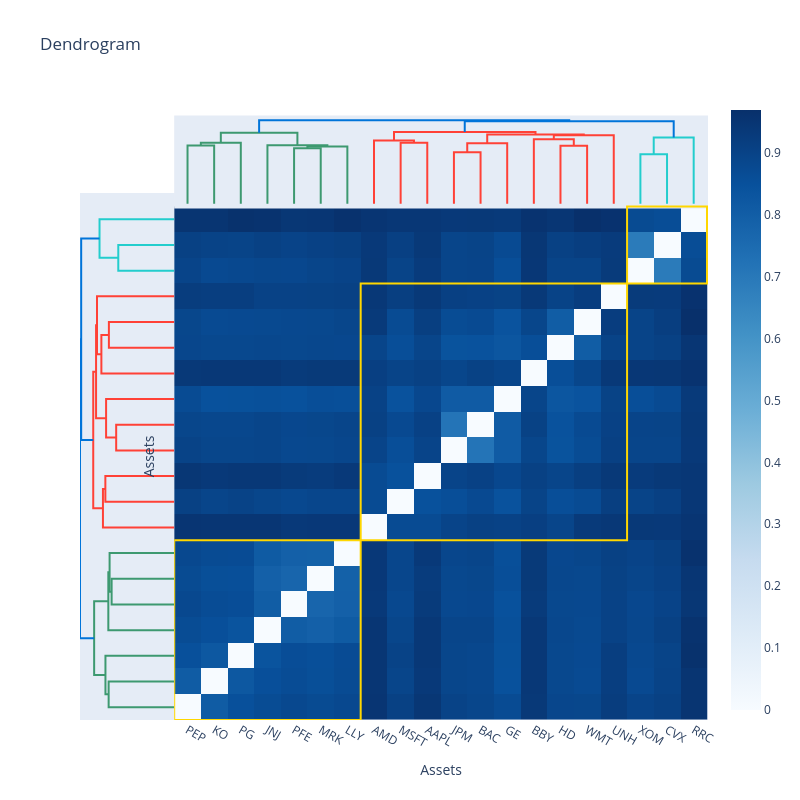

The notebook cell this image was saved under:
### Code cell
model3 = NestedClustersOptimization(
    inner_estimator=inner_estimator,
    outer_estimator=outer_estimator,
    distance_estimator=KendallDistance(absolute=True),
    n_jobs=-1,
    portfolio_params=dict(name="NCO-3"),
)
model3.fit(X_train)
model3.clustering_estimator_.plot_dendrogram(heatmap=True)

### Figure 1 — Plotly figure (JSON) as saved in the notebook; plotly's stock layout.template omitted (floating-point values rounded to 4 significant figures; data arrays with more than 128 entries replaced by an {"elided": "..."} marker saying what was removed)
{"data": [{"hoverinfo": "text", "marker": {"color": "rgb(61,153,112)"}, "mode": "lines", "type": "scatter", "x": [5, 5, 15, 15], "xaxis": "x", "y": [0, 0.8071, 0.8071, 0], "yaxis": "y2"}, {"hoverinfo": "text", "marker": {"color": "rgb(61,153,112)"}, "mode": "lines", "type": "scatter", "x": [10, 10, 25, 25], "xaxis": "x", "y": [0.8071, 0.8463, 0.8463, 0], "yaxis": "y2"}, {"hoverinfo": "text", "marker": {"color": "rgb(61,153,112)"}, "mode": "lines", "type": "scatter", "x": [45, 45, 55, 55], "xaxis": "x", "y": [0, 0.7703, 0.7703, 0], "yaxis": "y2"}, {"hoverinfo": "text", "marker": {"color": "rgb(61,153,112)"}, "mode": "lines", "type": "scatter", "x": [50, 50, 65, 65], "xaxis": "x", "y": [0.7703, 0.7954, 0.7954, 0], "yaxis": "y2"}, {"hoverinfo": "text", "marker": {"color": "rgb(61,153,112)"}, "mode": "lines", "type": "scatter", "x": [35, 35, 57.5, 57.5], "xaxis": "x", "y": [0, 0.8109, 0.8109, 0.7954], "yaxis": "y2"}, {"hoverinfo": "text", "marker": {"color": "rgb(61,153,112)"}, "mode": "lines", "type": "scatter", "x": [17.5, 17.5, 46.25, 46.25], "xaxis": "x", "y": [0.8463, 0.9855, 0.9855, 0.8109], "yaxis": "y2"}, {"hoverinfo": "text", "marker": {"color": "rgb(255,65,54)"}, "mode": "lines", "type": "scatter", "x": [85, 85, 95, 95], "xaxis": "x", "y": [0, 0.8474, 0.8474, 0], "yaxis": "y2"}, {"hoverinfo": "text", "marker": {"color": "rgb(255,65,54)"}, "mode": "lines", "type": "scatter", "x": [75, 75, 90, 90], "xaxis": "x", "y": [0, 0.8773, 0.8773, 0.8474], "yaxis": "y2"}, {"hoverinfo": "text", "marker": {"color": "rgb(255,65,54)"}, "mode": "lines", "type": "scatter", "x": [105, 105, 115, 115], "xaxis": "x", "y": [0, 0.7142, 0.7142, 0], "yaxis": "y2"}, {"hoverinfo": "text", "marker": {"color": "rgb(255,65,54)"}, "mode": "lines", "type": "scatter", "x": [110, 110, 125, 125], "xaxis": "x", "y": [0.7142, 0.8383, 0.8383, 0], "yaxis": "y2"}, {"hoverinfo": "text", "marker": {"color": "rgb(255,65,54)"}, "mode": "lines", "type": "scatter", "x": [145, 145, 155, 155], "xaxis": "x", "y": [0, 0.8039, 0.8039, 0], "yaxis": "y2"}, {"hoverinfo": "text", "marker": {"color": "rgb(255,65,54)"}, "mode": "lines", "type": "scatter", "x": [135, 135, 150, 150], "xaxis": "x", "y": [0, 0.8965, 0.8965, 0.8039], "yaxis": "y2"}, {"hoverinfo": "text", "marker": {"color": "rgb(255,65,54)"}, "mode": "lines", "type": "scatter", "x": [142.5, 142.5, 165, 165], "xaxis": "x", "y": [0.8965, 0.9501, 0.9501, 0], "yaxis": "y2"}, {"hoverinfo": "text", "marker": {"color": "rgb(255,65,54)"}, "mode": "lines", "type": "scatter", "x": [117.5, 117.5, 153.8, 153.8], "xaxis": "x", "y": [0.8383, 0.9618, 0.9618, 0.9501], "yaxis": "y2"}, {"hoverinfo": "text", "marker": {"color": "rgb(255,65,54)"}, "mode": "lines", "type": "scatter", "x": [82.5, 82.5, 135.6, 135.6], "xaxis": "x", "y": [0.8773, 0.9966, 0.9966, 0.9618], "yaxis": "y2"}, {"hoverinfo": "text", "marker": {"color": "rgb(35,205,205)"}, "mode": "lines", "type": "scatter", "x": [175, 175, 185, 185], "xaxis": "x", "y": [0, 0.6883, 0.6883, 0], "yaxis": "y2"}, {"hoverinfo": "text", "marker": {"color": "rgb(35,205,205)"}, "mode": "lines", "type": "scatter", "x": [180, 180, 195, 195], "xaxis": "x", "y": [0.6883, 0.9191, 0.9191, 0], "yaxis": "y2"}, {"hoverinfo": "text", "marker": {"color": "rgb(0,116,217)"}, "mode": "lines", "type": "scatter", "x": [109.1, 109.1, 187.5, 187.5], "xaxis": "x", "y": [0.9966, 1.145, 1.145, 0.9191], "yaxis": "y2"}, {"hoverinfo": "text", "marker": {"color": "rgb(0,116,217)"}, "mode": "lines", "type": "scatter", "x": [31.88, 31.88, 148.3, 148.3], "xaxis": "x", "y": [0.9855, 1.16, 1.16, 1.145], "yaxis": "y2"}, {"hoverinfo": "text", "marker": {"color": "rgb(61,153,112)"}, "mode": "lines", "type": "scatter", "x": [0, -0.8071, -0.8071, 0], "xaxis": "x2", "y": [5, 5, 15, 15], "yaxis": "y"}, {"hoverinfo": "text", "marker": {"color": "rgb(61,153,112)"}, "mode": "lines", "type": "scatter", "x": [-0.8071, -0.8463, -0.8463, 0], "xaxis": "x2", "y": [10, 10, 25, 25], "yaxis": "y"}, {"hoverinfo": "text", "marker": {"color": "rgb(61,153,112)"}, "mode": "lines", "type": "scatter", "x": [0, -0.7703, -0.7703, 0], "xaxis": "x2", "y": [45, 45, 55, 55], "yaxis": "y"}, {"hoverinfo": "text", "marker": {"color": "rgb(61,153,112)"}, "mode": "lines", "type": "scatter", "x": [-0.7703, -0.7954, -0.7954, 0], "xaxis": "x2", "y": [50, 50, 65, 65], "yaxis": "y"}, {"hoverinfo": "text", "marker": {"color": "rgb(61,153,112)"}, "mode": "lines", "type": "scatter", "x": [0, -0.8109, -0.8109, -0.7954], "xaxis": "x2", "y": [35, 35, 57.5, 57.5], "yaxis": "y"}, {"hoverinfo": "text", "marker": {"color": "rgb(61,153,112)"}, "mode": "lines", "type": "scatter", "x": [-0.8463, -0.9855, -0.9855, -0.8109], "xaxis": "x2", "y": [17.5, 17.5, 46.25, 46.25], "yaxis": "y"}, {"hoverinfo": "text", "marker": {"color": "rgb(255,65,54)"}, "mode": "lines", "type": "scatter", "x": [0, -0.8474, -0.8474, 0], "xaxis": "x2", "y": [85, 85, 95, 95], "yaxis": "y"}, {"hoverinfo": "text", "marker": {"color": "rgb(255,65,54)"}, "mode": "lines", "type": "scatter", "x": [0, -0.8773, -0.8773, -0.8474], "xaxis": "x2", "y": [75, 75, 90, 90], "yaxis": "y"}, {"hoverinfo": "text", "marker": {"color": "rgb(255,65,54)"}, "mode": "lines", "type": "scatter", "x": [0, -0.7142, -0.7142, 0], "xaxis": "x2", "y": [105, 105, 115, 115], "yaxis": "y"}, {"hoverinfo": "text", "marker": {"color": "rgb(255,65,54)"}, "mode": "lines", "type": "scatter", "x": [-0.7142, -0.8383, -0.8383, 0], "xaxis": "x2", "y": [110, 110, 125, 125], "yaxis": "y"}, {"hoverinfo": "text", "marker": {"color": "rgb(255,65,54)"}, "mode": "lines", "type": "scatter", "x": [0, -0.8039, -0.8039, 0], "xaxis": "x2", "y": [145, 145, 155, 155], "yaxis": "y"}, {"hoverinfo": "text", "marker": {"color": "rgb(255,65,54)"}, "mode": "lines", "type": "scatter", "x": [0, -0.8965, -0.8965, -0.8039], "xaxis": "x2", "y": [135, 135, 150, 150], "yaxis": "y"}, {"hoverinfo": "text", "marker": {"color": "rgb(255,65,54)"}, "mode": "lines", "type": "scatter", "x": [-0.8965, -0.9501, -0.9501, 0], "xaxis": "x2", "y": [142.5, 142.5, 165, 165], "yaxis": "y"}, {"hoverinfo": "text", "marker": {"color": "rgb(255,65,54)"}, "mode": "lines", "type": "scatter", "x": [-0.8383, -0.9618, -0.9618, -0.9501], "xaxis": "x2", "y": [117.5, 117.5, 153.8, 153.8], "yaxis": "y"}, {"hoverinfo": "text", "marker": {"color": "rgb(255,65,54)"}, "mode": "lines", "type": "scatter", "x": [-0.8773, -0.9966, -0.9966, -0.9618], "xaxis": "x2", "y": [82.5, 82.5, 135.6, 135.6], "yaxis": "y"}, {"hoverinfo": "text", "marker": {"color": "rgb(35,205,205)"}, "mode": "lines", "type": "scatter", "x": [0, -0.6883, -0.6883, 0], "xaxis": "x2", "y": [175, 175, 185, 185], "yaxis": "y"}, {"hoverinfo": "text", "marker": {"color": "rgb(35,205,205)"}, "mode": "lines", "type": "scatter", "x": [-0.6883, -0.9191, -0.9191, 0], "xaxis": "x2", "y": [180, 180, 195, 195], "yaxis": "y"}, {"hoverinfo": "text", "marker": {"color": "rgb(0,116,217)"}, "mode": "lines", "type": "scatter", "x": [-0.9966, -1.145, -1.145, -0.9191], "xaxis": "x2", "y": [109.1, 109.1, 187.5, 187.5], "yaxis": "y"}, {"hoverinfo": "text", "marker": {"color": "rgb(0,116,217)"}, "mode": "lines", "type": "scatter", "x": [-0.9855, -1.16, -1.16, -1.145], "xaxis": "x2", "y": [31.88, 31.88, 148.3, 148.3], "yaxis": "y"}, {"colorscale": [[0, "rgb(247,251,255)"], [0.125, "rgb(222,235,247)"], [0.25, "rgb(198,219,239)"], [0.375, "rgb(158,202,225)"], [0.5, "rgb(107,174,214)"], [0.625, "rgb(66,146,198)"], [0.75, "rgb(33,113,181)"], [0.875, "rgb(8,81,156)"], [1, "rgb(8,48,107)"]], "name": "", "type": "heatmap", "x": [5, 15, 25, 35, 45, 55, 65, 75, 85, 95, 105, 115, 125, 135, 145, 155, 165, 175, 185, 195], "y": [5, 15, 25, 35, 45, 55, 65, 75, 85, 95, 105, 115, 125, 135, 145, 155, 165, 175, 185, 195], "z": {"elided": "20x20 float values"}}], "layout": {"autosize": false, "height": 800, "hovermode": "closest", "shapes": [{"line": {"color": "gold", "width": 2}, "type": "rect", "x0": 0, "x1": 70, "y0": 0, "y1": 70}, {"line": {"color": "gold", "width": 2}, "type": "rect", "x0": 170, "x1": 200, "y0": 170, "y1": 200}, {"line": {"color": "gold", "width": 2}, "type": "rect", "x0": 70, "x1": 170, "y0": 70, "y1": 170}], "showlegend": false, "title": {"text": "Dendrogram"}, "width": 800, "xaxis": {"domain": [0.15, 1], "mirror": false, "rangemode": "tozero", "showgrid": false, "showline": false, "showticklabels": true, "tickmode": "array", "ticks": "", "ticktext": ["PEP", "KO", "PG", "JNJ", "PFE", "MRK", "LLY", "AMD", "MSFT", "AAPL", "JPM", "BAC", "GE", "BBY", "HD", "WMT", "UNH", "XOM", "CVX", "RRC"], "tickvals": [5, 15, 25, 35, 45, 55, 65, 75, 85, 95, 105, 115, 125, 135, 145, 155, 165, 175, 185, 195], "title": {"text": "Assets"}, "type": "linear", "zeroline": false}, "xaxis2": {"domain": [0, 0.15], "mirror": false, "showgrid": false, "showline": false, "showticklabels": false, "ticks": "", "zeroline": false}, "yaxis": {"domain": [0, 0.85], "mirror": false, "rangemode": "tozero", "showgrid": false, "showline": false, "showticklabels": false, "ticks": "", "ticktext": ["PEP", "KO", "PG", "JNJ", "PFE", "MRK", "LLY", "AMD", "MSFT", "AAPL", "JPM", "BAC", "GE", "BBY", "HD", "WMT", "UNH", "XOM", "CVX", "RRC"], "tickvals": [5, 15, 25, 35, 45, 55, 65, 75, 85, 95, 105, 115, 125, 135, 145, 155, 165, 175, 185, 195], "title": {"text": "Assets"}, "type": "linear", "zeroline": false}, "yaxis2": {"domain": [0.825, 0.975], "mirror": false, "showgrid": false, "showline": false, "showticklabels": false, "ticks": "", "zeroline": false}}}
